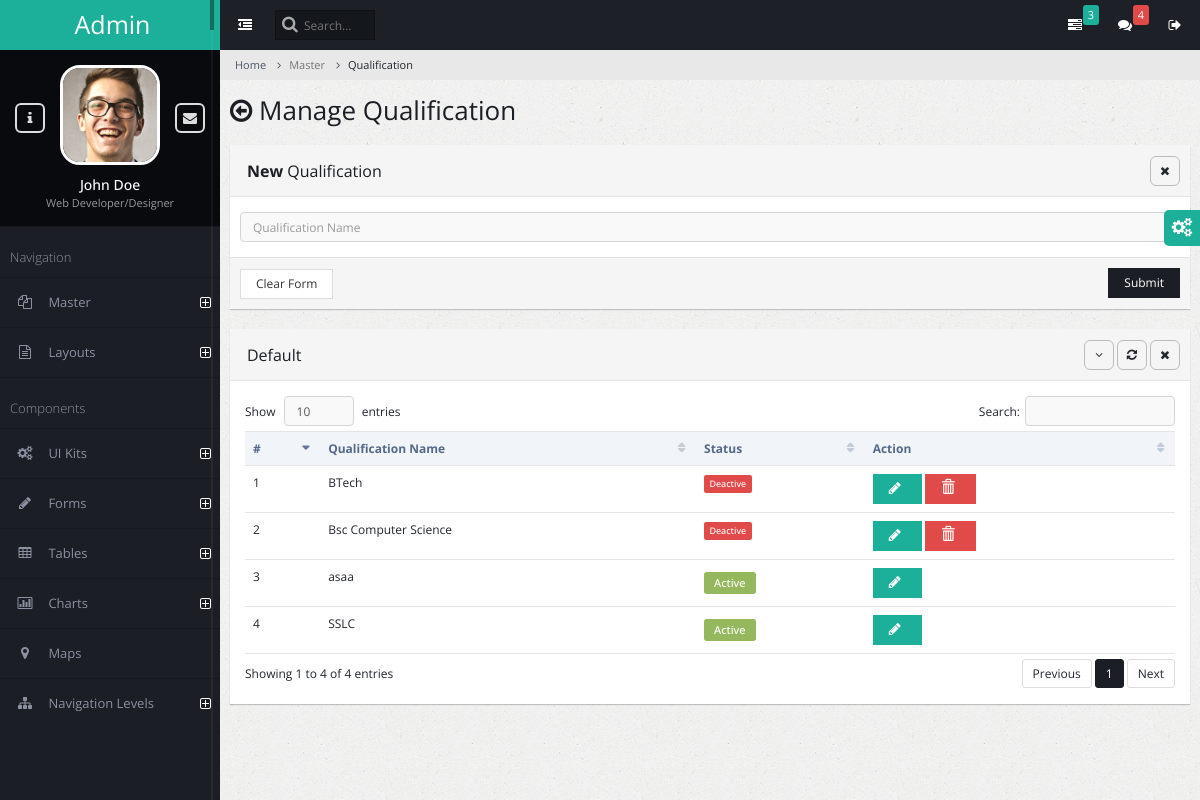
Before: /qualification/ with the older database file.
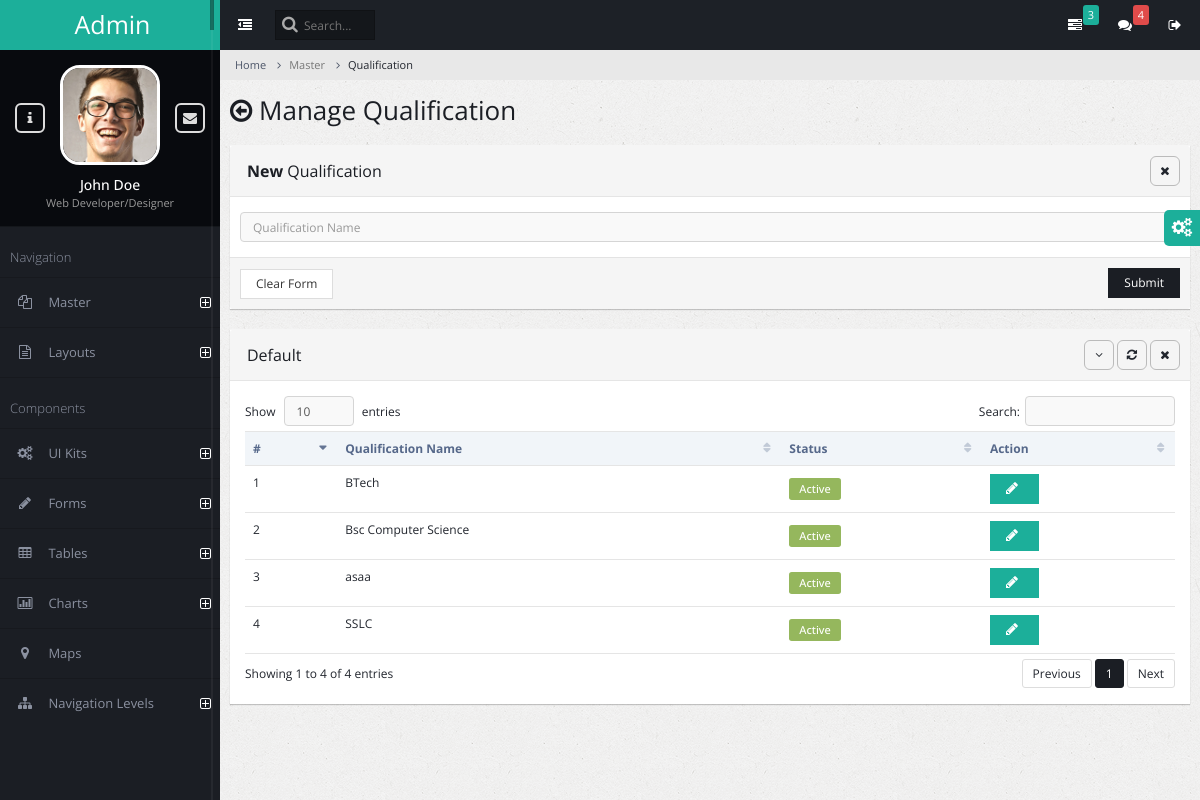
After: the same page with the newer database file.
### admin_master/models.py (models this page shows)
class AcademicQualification(models.Model):
    qualification_name = models.CharField(max_length=150)
    is_active = models.BooleanField(default=True)

### admin_master/views.py (the view, shortened to what this page needs)
# urls.py: path('qualification/', views.qualification_manage,name="qualification"),
def qualification_manage(request):
    success_message=None
    error_message = None
    academic_qualification = AcademicQualification.objects.all()
    context = {
        'errormessage': error_message,
        'successmessage': success_message,
        'academic_qualifications': academic_qualification,
    }
    return render(request, 'qualification_manage.html', context)

### admin_master/templates/qualification_manage.html (shortened to what the changed rows need)
{% extends 'admin_base.html' %}
{% block content %}
<div class="page-title">
    <h2><span class="fa fa-arrow-circle-o-left"></span> Manage Qualification</h2>
</div>
<div class="page-content-wrap">
    <div class="row">
        <div class="col-md-12">
            <div class="panel panel-default">
                <div class="panel-body">
                    <table class="table datatable">
                        <thead>
                            <tr>
                                <th>#</th>
                                <th>Qualification Name</th>
                                <th>Status</th>
                                <th>Action</th>
                            </tr>
                        </thead>
                        <tbody>
                            {% for academic_qualification in academic_qualifications %}
                            <tr id="{{academic_qualification.id}}">
                                <td>{{ forloop.counter }}</td>
                                <td>{{ academic_qualification.qualification_name }}</td>
                                <td>
                                    {% if academic_qualification.is_active %}
                                    <span class="label label-success label-form">Active</span>
                                    {% else %}
                                    <span class="label label-danger ">Deactive</span>
                                    {% endif %}
                                </td>
                                <td>
                                    <button class="btn btn-info" onclick="edit_pop_qualification({{academic_qualification.id}})">
                                        <span id ="spinner{{academic_qualification.id}}" class="fa fa-pencil"></span>
                                    </button>
                                    {% if not academic_qualification.is_active %}
                                    <a onclick="delete_qualification({{academic_qualification.id}})">
                                        <button class="btn btn-danger">
                                            <span class="glyphicon glyphicon-trash"></span>
                                        </button>
                                    </a>
                                    {% endif %}
                                </td>
                            </tr>
                            {% endfor %}
                        </tbody>
                    </table>
                </div>
            </div>
        </div>
    </div>
</div>
{% endblock %}

Changed rows visible on the page:
changed AcademicQualification "BTech": is_active "Deactive" → "Active"
changed AcademicQualification "Bsc Computer Science": is_active "Deactive" → "Active"
